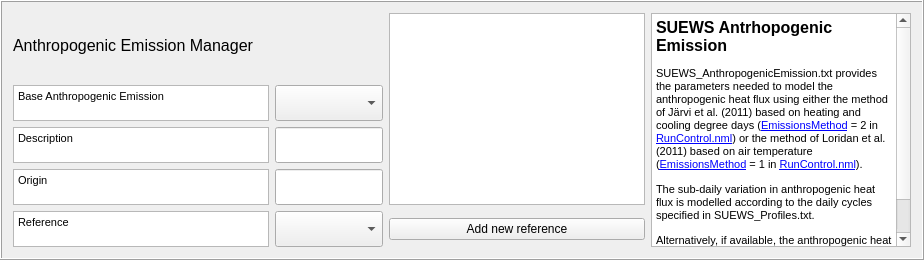
    <widget class="QFrame" name="frame1">
     <property name="sizePolicy">
      <sizepolicy hsizetype="Preferred" vsizetype="Preferred">
       <horstretch>0</horstretch>
       <verstretch>0</verstretch>
      </sizepolicy>
     </property>
     <property name="maximumSize">
      <size>
       <width>5000</width>
       <height>16777215</height>
      </size>
     </property>
     <property name="frameShape">
      <enum>QFrame::Box</enum>
     </property>
     <property name="frameShadow">
      <enum>QFrame::Raised</enum>
     </property>
     <layout class="QGridLayout" name="gridLayout_2">
      <item row="0" column="0">
       <widget class="QLabel" name="label_46">
        <property name="text">
         <string>&lt;!DOCTYPE HTML PUBLIC &quot;-//W3C//DTD HTML 4.0//EN&quot; &quot;http://www.w3.org/TR/REC-html40/strict.dtd&quot;&gt;
&lt;html&gt;&lt;head&gt;&lt;meta name=&quot;qrichtext&quot; content=&quot;1&quot; /&gt;&lt;style type=&quot;text/css&quot;&gt;
p, li { white-space: pre-wrap; }
&lt;/style&gt;&lt;/head&gt;&lt;body style=&quot; font-family:'MS Shell Dlg 2'; font-size:8pt; font-weight:400; font-style:normal;&quot;&gt;
&lt;p style=&quot; margin-top:0px; margin-bottom:0px; margin-left:0px; margin-right:0px; -qt-block-indent:0; text-indent:0px;&quot;&gt;&lt;span style=&quot; font-size:12pt;&quot;&gt;Anthropogenic Emission Manager&lt;/span&gt;&lt;/p&gt;&lt;/body&gt;&lt;/html&gt;</string>
        </property>
       </widget>
      </item>
      <item row="0" column="2" rowspan="4">
       <widget class="QTextBrowser" name="textBrowserRef">
        <property name="sizePolicy">
         <sizepolicy hsizetype="Preferred" vsizetype="Expanding">
          <horstretch>0</horstretch>
          <verstretch>0</verstretch>
         </sizepolicy>
        </property>
        <property name="maximumSize">
         <size>
          <width>500</width>
          <height>500</height>
         </size>
        </property>
       </widget>
      </item>
      <item row="0" column="3" rowspan="5">
       <widget class="QTextBrowser" name="textBrowserRef_2">
        <property name="sizePolicy">
         <sizepolicy hsizetype="Preferred" vsizetype="Expanding">
          <horstretch>0</horstretch>
          <verstretch>0</verstretch>
         </sizepolicy>
        </property>
        <property name="minimumSize">
         <size>
          <width>260</width>
          <height>0</height>
         </size>
        </property>
        <property name="maximumSize">
         <size>
          <width>20000</width>
          <height>800</height>
         </size>
        </property>
        <property name="html">
         <string>&lt;!DOCTYPE HTML PUBLIC &quot;-//W3C//DTD HTML 4.0//EN&quot; &quot;http://www.w3.org/TR/REC-html40/strict.dtd&quot;&gt;
&lt;html&gt;&lt;head&gt;&lt;meta name=&quot;qrichtext&quot; content=&quot;1&quot; /&gt;&lt;style type=&quot;text/css&quot;&gt;
p, li { white-space: pre-wrap; }
&lt;/style&gt;&lt;/head&gt;&lt;body style=&quot; font-family:'MS Shell Dlg 2'; font-size:8.25pt; font-weight:400; font-style:normal;&quot;&gt;
&lt;p style=&quot; margin-top:12px; margin-bottom:12px; margin-left:0px; margin-right:0px; -qt-block-indent:0; text-indent:0px;&quot;&gt;&lt;span style=&quot; font-size:12pt; font-weight:600;&quot;&gt;SUEWS Antrhopogenic Emission&lt;/span&gt;&lt;/p&gt;
&lt;p style=&quot; margin-top:12px; margin-bottom:12px; margin-left:0px; margin-right:0px; -qt-block-indent:0; text-indent:0px;&quot;&gt;&lt;span style=&quot; font-size:8pt;&quot;&gt;SUEWS_AnthropogenicEmission.txt provides the parameters needed to model the anthropogenic heat flux using either the method of Järvi et al. (2011) based on heating and cooling degree days (&lt;/span&gt;&lt;a href=&quot;https://suews.readthedocs.io/en/latest/input_files/RunControl/scheme_options.html#cmdoption-arg-EmissionsMethod&quot;&gt;&lt;span style=&quot; font-family:'Courier New'; font-size:8pt; text-decoration: underline; color:#0000ff;&quot;&gt;EmissionsMethod&lt;/span&gt;&lt;/a&gt;&lt;span style=&quot; font-size:8pt;&quot;&gt; = 2 in &lt;/span&gt;&lt;a href=&quot;https://suews.readthedocs.io/en/latest/input_files/RunControl/RunControl.html#runcontrol-nml&quot;&gt;&lt;span style=&quot; font-size:8pt; text-decoration: underline; color:#0000ff;&quot;&gt;RunControl.nml&lt;/span&gt;&lt;/a&gt;&lt;span style=&quot; font-size:8pt;&quot;&gt;) or the method of Loridan et al. (2011) based on air temperature (&lt;/span&gt;&lt;a href=&quot;https://suews.readthedocs.io/en/latest/input_files/RunControl/scheme_options.html#cmdoption-arg-EmissionsMethod&quot;&gt;&lt;span style=&quot; font-family:'Courier New'; font-size:8pt; text-decoration: underline; color:#0000ff;&quot;&gt;EmissionsMethod&lt;/span&gt;&lt;/a&gt;&lt;span style=&quot; font-size:8pt;&quot;&gt; = 1 in &lt;/span&gt;&lt;a href=&quot;https://suews.readthedocs.io/en/latest/input_files/RunControl/RunControl.html#runcontrol-nml&quot;&gt;&lt;span style=&quot; font-size:8pt; text-decoration: underline; color:#0000ff;&quot;&gt;RunControl.nml&lt;/span&gt;&lt;/a&gt;&lt;span style=&quot; font-size:8pt;&quot;&gt;).&lt;/span&gt;&lt;/p&gt;
&lt;p style=&quot; margin-top:12px; margin-bottom:12px; margin-left:0px; margin-right:0px; -qt-block-indent:0; text-indent:0px;&quot;&gt;&lt;span style=&quot; font-size:8pt;&quot;&gt;The sub-daily variation in anthropogenic heat flux is modelled according to the daily cycles specified in SUEWS_Profiles.txt.&lt;/span&gt;&lt;/p&gt;
&lt;p style=&quot; margin-top:12px; margin-bottom:12px; margin-left:0px; margin-right:0px; -qt-block-indent:0; text-indent:0px;&quot;&gt;&lt;span style=&quot; font-size:8pt;&quot;&gt;Alternatively, if available, the anthropogenic heat flux can be provided in the met forcing file (and set &lt;/span&gt;&lt;a href=&quot;https://suews.readthedocs.io/en/latest/input_files/RunControl/scheme_options.html#cmdoption-arg-EmissionsMethod&quot;&gt;&lt;span style=&quot; font-family:'Courier New'; font-size:8pt; text-decoration: underline; color:#0000ff;&quot;&gt;EmissionsMethod&lt;/span&gt;&lt;/a&gt;&lt;span style=&quot; font-size:8pt;&quot;&gt; = 0 in &lt;/span&gt;&lt;a href=&quot;https://suews.readthedocs.io/en/latest/input_files/RunControl/RunControl.html#runcontrol-nml&quot;&gt;&lt;span style=&quot; font-size:8pt; text-decoration: underline; color:#0000ff;&quot;&gt;RunControl.nml&lt;/span&gt;&lt;/a&gt;&lt;span style=&quot; font-size:8pt;&quot;&gt;) by filling the &lt;/span&gt;&lt;a href=&quot;https://suews.readthedocs.io/en/latest/input_files/SUEWS_SiteInfo/Input_Options.html#cmdoption-arg-qf&quot;&gt;&lt;span style=&quot; font-family:'Courier New'; font-size:8pt; text-decoration: underline; color:#0000ff;&quot;&gt;qf&lt;/span&gt;&lt;/a&gt;&lt;span style=&quot; font-size:8pt;&quot;&gt; column with valid values.&lt;/span&gt;&lt;/p&gt;&lt;/body&gt;&lt;/html&gt;</string>
        </property>
       </widget>
      </item>
      <item row="1" column="0">
       <widget class="QTextBrowser" name="textBrowserBaseAnEm">
        <property name="sizePolicy">
         <sizepolicy hsizetype="Preferred" vsizetype="Preferred">
          <horstretch>0</horstretch>
          <verstretch>0</verstretch>
         </sizepolicy>
        </property>
        <property name="maximumSize">
         <size>
          <width>500</width>
          <height>36</height>
         </size>
        </property>
        <property name="html">
         <string>&lt;!DOCTYPE HTML PUBLIC &quot;-//W3C//DTD HTML 4.0//EN&quot; &quot;http://www.w3.org/TR/REC-html40/strict.dtd&quot;&gt;
&lt;html&gt;&lt;head&gt;&lt;meta name=&quot;qrichtext&quot; content=&quot;1&quot; /&gt;&lt;style type=&quot;text/css&quot;&gt;
p, li { white-space: pre-wrap; }
&lt;/style&gt;&lt;/head&gt;&lt;body style=&quot; font-family:'MS Shell Dlg 2'; font-size:8.25pt; font-weight:400; font-style:normal;&quot;&gt;
&lt;p style=&quot; margin-top:0px; margin-bottom:0px; margin-left:0px; margin-right:0px; -qt-block-indent:0; text-indent:0px;&quot;&gt;&lt;span style=&quot; font-size:8pt;&quot;&gt;Base Anthropogenic Emission&lt;/span&gt;&lt;/p&gt;&lt;/body&gt;&lt;/html&gt;</string>
        </property>
       </widget>
      </item>
      <item row="1" column="1">
       <widget class="QComboBox" name="comboBoxBaseAnEm">
        <property name="enabled">
         <bool>true</bool>
        </property>
        <property name="sizePolicy">
         <sizepolicy hsizetype="Preferred" vsizetype="Preferred">
          <horstretch>0</horstretch>
          <verstretch>0</verstretch>
         </sizepolicy>
        </property>
        <property name="maximumSize">
         <size>
          <width>16777215</width>
          <height>36</height>
         </size>
        </property>
        <property name="currentIndex">
         <number>-1</number>
        </property>
       </widget>
      </item>
      <item row="2" column="0">
       <widget class="QTextBrowser" name="textBrowserDesc">
        <property name="sizePolicy">
         <sizepolicy hsizetype="Preferred" vsizetype="Preferred">
          <horstretch>0</horstretch>
          <verstretch>0</verstretch>
         </sizepolicy>
        </property>
        <property name="maximumSize">
         <size>
          <width>500</width>
          <height>36</height>
         </size>
        </property>
        <property name="html">
         <string>&lt;!DOCTYPE HTML PUBLIC &quot;-//W3C//DTD HTML 4.0//EN&quot; &quot;http://www.w3.org/TR/REC-html40/strict.dtd&quot;&gt;
&lt;html&gt;&lt;head&gt;&lt;meta name=&quot;qrichtext&quot; content=&quot;1&quot; /&gt;&lt;style type=&quot;text/css&quot;&gt;
p, li { white-space: pre-wrap; }
&lt;/style&gt;&lt;/head&gt;&lt;body style=&quot; font-family:'MS Shell Dlg 2'; font-size:8.25pt; font-weight:400; font-style:normal;&quot;&gt;
&lt;p style=&quot; margin-top:0px; margin-bottom:0px; margin-left:0px; margin-right:0px; -qt-block-indent:0; text-indent:0px;&quot;&gt;&lt;span style=&quot; font-size:8pt;&quot;&gt;Description&lt;/span&gt;&lt;/p&gt;&lt;/body&gt;&lt;/html&gt;</string>
        </property>
       </widget>
      </item>
      <item row="2" column="1">
       <widget class="QgsFilterLineEdit" name="textEditDesc">
        <property name="sizePolicy">
         <sizepolicy hsizetype="Preferred" vsizetype="Preferred">
          <horstretch>0</horstretch>
          <verstretch>0</verstretch>
         </sizepolicy>
        </property>
        <property name="maximumSize">
         <size>
          <width>16777215</width>
          <height>36</height>
         </size>
        </property>
        <property name="inputMethodHints">
         <set>Qt::ImhNone</set>
        </property>
        <property name="qgisRelation" stdset="0">
         <string notr="true"/>
        </property>
       </widget>
      </item>
      <item row="3" column="0">
       <widget class="QTextBrowser" name="textBrowserOrig">
        <property name="sizePolicy">
         <sizepolicy hsizetype="Preferred" vsizetype="Preferred">
          <horstretch>0</horstretch>
          <verstretch>0</verstretch>
         </sizepolicy>
        </property>
        <property name="maximumSize">
         <size>
          <width>500</width>
          <height>36</height>
         </size>
        </property>
        <property name="html">
         <string>&lt;!DOCTYPE HTML PUBLIC &quot;-//W3C//DTD HTML 4.0//EN&quot; &quot;http://www.w3.org/TR/REC-html40/strict.dtd&quot;&gt;
&lt;html&gt;&lt;head&gt;&lt;meta name=&quot;qrichtext&quot; content=&quot;1&quot; /&gt;&lt;style type=&quot;text/css&quot;&gt;
p, li { white-space: pre-wrap; }
&lt;/style&gt;&lt;/head&gt;&lt;body style=&quot; font-family:'MS Shell Dlg 2'; font-size:8.25pt; font-weight:400; font-style:normal;&quot;&gt;
&lt;p style=&quot; margin-top:0px; margin-bottom:0px; margin-left:0px; margin-right:0px; -qt-block-indent:0; text-indent:0px;&quot;&gt;&lt;span style=&quot; font-size:8pt;&quot;&gt;Origin&lt;/span&gt;&lt;/p&gt;&lt;/body&gt;&lt;/html&gt;</string>
        </property>
       </widget>
      </item>
      <item row="3" column="1">
       <widget class="QgsFilterLineEdit" name="textEditOrig">
        <property name="sizePolicy">
         <sizepolicy hsizetype="Preferred" vsizetype="Preferred">
          <horstretch>0</horstretch>
          <verstretch>0</verstretch>
         </sizepolicy>
        </property>
        <property name="maximumSize">
         <size>
          <width>16777215</width>
          <height>36</height>
         </size>
        </property>
        <property name="qgisRelation" stdset="0">
         <string notr="true"/>
        </property>
       </widget>
      </item>
      <item row="4" column="0">
       <widget class="QTextBrowser" name="textBrowserOrig_2">
        <property name="sizePolicy">
         <sizepolicy hsizetype="Preferred" vsizetype="Preferred">
          <horstretch>0</horstretch>
          <verstretch>0</verstretch>
         </sizepolicy>
        </property>
        <property name="maximumSize">
         <size>
          <width>500</width>
          <height>36</height>
         </size>
        </property>
        <property name="html">
         <string>&lt;!DOCTYPE HTML PUBLIC &quot;-//W3C//DTD HTML 4.0//EN&quot; &quot;http://www.w3.org/TR/REC-html40/strict.dtd&quot;&gt;
&lt;html&gt;&lt;head&gt;&lt;meta name=&quot;qrichtext&quot; content=&quot;1&quot; /&gt;&lt;style type=&quot;text/css&quot;&gt;
p, li { white-space: pre-wrap; }
&lt;/style&gt;&lt;/head&gt;&lt;body style=&quot; font-family:'MS Shell Dlg 2'; font-size:8.25pt; font-weight:400; font-style:normal;&quot;&gt;
&lt;p style=&quot; margin-top:0px; margin-bottom:0px; margin-left:0px; margin-right:0px; -qt-block-indent:0; text-indent:0px;&quot;&gt;&lt;span style=&quot; font-size:8pt;&quot;&gt;Reference&lt;/span&gt;&lt;/p&gt;&lt;/body&gt;&lt;/html&gt;</string>
        </property>
       </widget>
      </item>
      <item row="4" column="1">
       <widget class="QComboBox" name="comboBoxRef">
        <property name="sizePolicy">
         <sizepolicy hsizetype="Preferred" vsizetype="Preferred">
          <horstretch>0</horstretch>
          <verstretch>0</verstretch>
         </sizepolicy>
        </property>
        <property name="minimumSize">
         <size>
          <width>0</width>
          <height>36</height>
         </size>
        </property>
        <property name="maximumSize">
         <size>
          <width>500</width>
          <height>36</height>
         </size>
        </property>
        <item>
         <property name="text">
          <string/>
         </property>
        </item>
       </widget>
      </item>
      <item row="4" column="2">
       <widget class="QPushButton" name="pushButtonToRefManager">
        <property name="text">
         <string>Add new reference</string>
        </property>
       </widget>
      </item>
     </layout>
    </widget>
